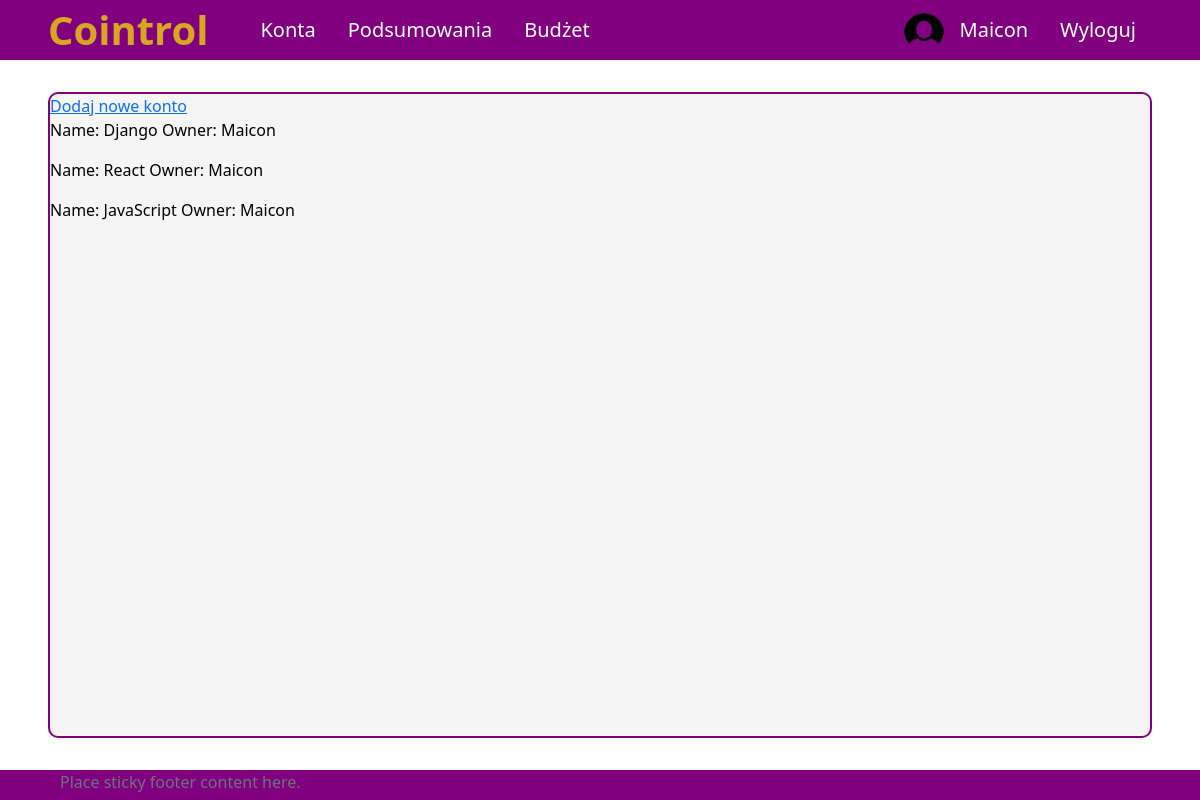
The app's page /all-accounts (signed in) with its own data.
### aplication/models.py (models this page shows, shortened)
class Account(models.Model):
    owner = models.ForeignKey(Profile, null=True, blank=True, on_delete=models.CASCADE)
    name = models.CharField(max_length=255)
    is_shared = models.BooleanField(default=False)
    id = models.UUIDField(default=uuid.uuid4, unique=True,
                            primary_key=True, editable=False)

### UsersApp/models.py (models this page shows)
class Profile(models.Model):
    user = models.OneToOneField(User, on_delete=models.CASCADE, null=True, blank=True)
    name = models.CharField(max_length=200, blank=True, null=True)
    email = models.EmailField(max_length=400, null=True, blank=True)
    username = models.CharField(max_length=200, blank=True, null=True)
    image = models.ImageField(null=True, blank=True)
    created = models.DateTimeField(auto_now_add=True)
    id = models.UUIDField(default=uuid.uuid4, unique=True,
                            primary_key=True, editable=False)
    def __str__(self):
        return str(self.username)

### aplication/views.py (the view)
# urls.py: path('all-accounts', allAccounts, name='all-accounts'),
@login_required(login_url='login')
def allAccounts(request):
    accounts = Account.objects.all()
    user_accounts = accounts.filter(owner=request.user.profile)
    context = {'accounts': user_accounts}
    return render(request, 'application/all-accounts.html', context)

### templates/application/all-accounts.html
{% extends 'application/base.html' %}
{% block content %}
<a href="{% url 'create-account' %}">Dodaj nowe konto</a>
{% for account in accounts %}
    <p>Name: {{account.name}} Owner: {{account.owner}}</p>
{% endfor %}
{% endblock %}

### templates/application/base.html (shortened to what this page needs)
{%load static%}
<!DOCTYPE html>
<html lang="pl">
<head>
    <link href="https://cdn.jsdelivr.net/npm/bootstrap@5.2.2/dist/css/bootstrap.min.css" rel="stylesheet">
    <link rel="stylesheet" type="text/css" href="{% static 'css/style.css' %}">
</head>
<body>
    <nav class="nav">
        {% if user.is_authenticated %}
        <ul class="nav justify-content-start">
            <li class="nav-item"><a id="logo-link" class="nav-link" href="{% url 'home' %}"><text id="app-name">Cointrol</text></a>
            <li class="nav-item"><a class="nav-link" href="{% url 'all-accounts' %}">Konta</a></li>
            <li class="nav-item"><a class="nav-link" href="#">Podsumowania</a></li>
            <li class="nav-item"><a class="nav-link" href="#">Budżet</a></li>
        </ul>
        <ul class="nav justify-content-end">
            <img src="{% static 'images/circle_user_image.png' %}", style="border-radius: 50%; width: 40px;">
            <li class="nav-item"><a class="nav-link" href="{% url 'profile' %}">{{ user.username }}</a></li>
            <li class="nav-item"><a class="nav-link" href="{% url 'logout' %}">Wyloguj</a></li>
        </ul>
        {% endif %}
    </nav>
    <div id = "site-content">
        {% block content %}
        {% endblock %}
    </div>
    <footer class="footer">
        <div class="container">
            <span class="text-muted">Place sticky footer content here.</span>
        </div>
    </footer>
</body>
</html>

### aplication/static/css/style.css (style rules this page uses)
body { background-color: white; color: black; }
a.nav-link { color: white; font-size: 20px; }
ul.nav { align-items: center; }
nav.nav { height: 60px; background-color: purple; justify-content: space-between; padding-left: 4vw; padding-right: 4vw; }
#logo-link { padding: 0; margin-right: 3vw; }
#app-name { color: goldenrod; font-size: 40px; font-weight: bold; }
#site-content { min-height: calc(100vh - 60px - 8vh - 30px); margin-top: 4vh; margin-bottom: 4vh; margin-left: 4vw; margin-right: 4vw; border: 2px solid purple; border-radius: 10px; background-color: whitesmoke; }
footer { height: 30px; background-color: purple; justify-content: space-between; padding-left: 4vw; padding-right: 4vw; }

### records on screen
Account: name "Django", owner "Maicon"
Account: name "React", owner "Maicon"
Account: name "JavaScript", owner "Maicon"

### other values on screen
{{ user.username }} "Maicon"
